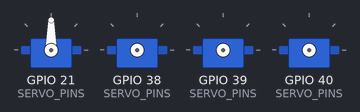
Bench run of a sketch on a simulated ESP32. On the bench: 4 × servo. Servo pulses on a pin are drawn as a servo (544–2400 µs = 0–180°).

Above: at 0.05 s.
At 2.5 s:
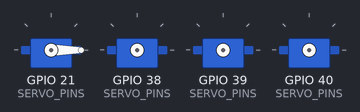
At 5.0 s:
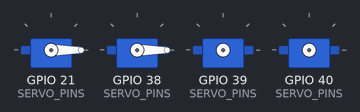
At 7.5 s:
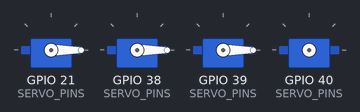
At 10.0 s:
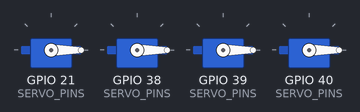
Timing chart, 0 to 13.0 s (numbered marks = the images above):
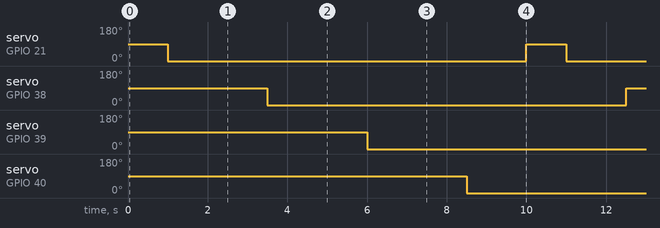

Measured:
- by itself, servo on GPIO 21 (SERVO_PINS), servo on GPIO 38 (SERVO_PINS), servo on GPIO 39 (SERVO_PINS), servo on GPIO 40 (SERVO_PINS): alternates 90° for 1.0 s and 0° for 9.0 s

The sketch:

06_ledc_servo_test.ino
```cpp
#include <Arduino.h>

const int SERVO_PINS[4] = {21, 38, 39, 40};

void setServoAngle(int pin, int angle) {
  ledcAttach(pin, 50, 14); // 50Hz, 14-bit resolution (0..16383)
  int us = map(constrain(angle, 0, 180), 0, 180, 544, 2400);
  uint32_t duty = (uint32_t)((us * 16384ULL) / 20000ULL);
  ledcWrite(pin, duty);
}

void detachServo(int pin) {
  ledcDetach(pin);
  pinMode(pin, OUTPUT);
  digitalWrite(pin, LOW);
}

void setup() {
  Serial.begin(115200);
  for (int i = 0; i < 4; i++) {
    detachServo(SERVO_PINS[i]);
  }
}

void loop() {
  for (int i = 0; i < 4; i++) {
    setServoAngle(SERVO_PINS[i], 90);
    delay(1000);
    setServoAngle(SERVO_PINS[i], 0);
    delay(500);
    detachServo(SERVO_PINS[i]);
    delay(1000);
  }
}
```
